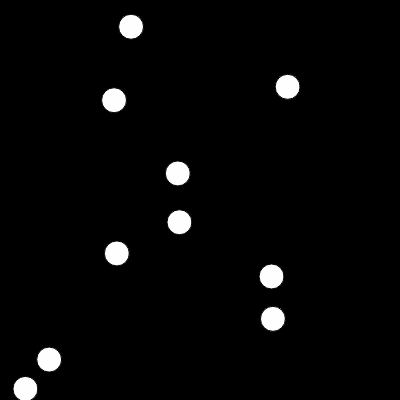
Frame 1 (no input)
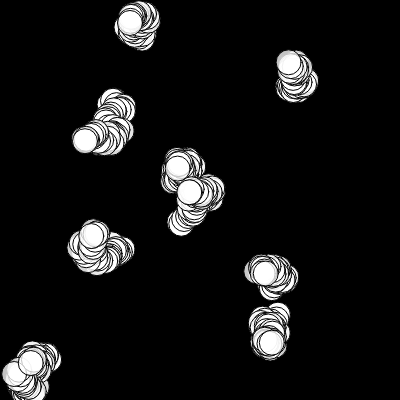
Frame 60 (no input)
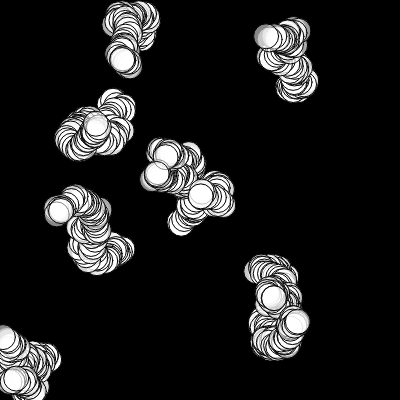
Frame 120 (the mouse pressed at the canvas centre since frame 60)

The p5.js sketch that drew these frames (run headless with seeded random() and noise() and a simulated clock; from frame 60 on, the mouse is pressed at the canvas centre):

// p5.js sketch
// ── sketch.js
var bubbles = [];


function setup() {
  createCanvas(400, 400);
  background(0);
   for (var i = 0; i < 10; i++) {
    bubbles[i] = new Bubble(random(0, width),random(0, height))
 }
}

function mousePressed(){
  bubbles.push(new Bubble(mouseX,mouseY))
}

// function mousePressed(){
//   for (var i = 0; i < bubbles.length; i++) {
//     var d = dist(mouseX,mouseY, bubbles[i].x,bubbles[i].y)
//     if (d<bubbles[i].size/2){
//       bubbles[i].clicked();
//     }
//   }
// }

function draw() {
  //frameRate(3)
  for (var i = bubbles.length - 1; i >= 0; i--) {
    bubbles[i].move();
    bubbles[i].display();
    if (bubbles[i].isFinished()){
      bubbles.splice(i,1)
    }
  }
  if(bubbles.length >50){
    bubbles.splice(0,1)
  }
  print(bubbles.length)
  
}

// ── bubble.js
function Bubble(x,y) {
  this.x = x, //random(0, width),
  this.y = y, //random(0, height),
  this.size = 25
  this.lifespan = 255
  this.fcolor= [random(255),random(255),random(255)]
  this.display= function() {
        //fill(this.fcolor,this.lifespan)
        fill(255,this.lifespan)
        // noStroke()
        strokeWeight(1)
        //noFill();
        ellipse(this.x, this.y, this.size,this.size);
      },
  this.move= function() {
        this.x = this.x + random(-5, 5);
        this.y = this.y + random(-5, 5);
        this.lifespan--
      },
      
  this.clicked = function() {
    this.fcolor = [random(255),random(255),random(255)]
  }
  
  this.isFinished = function(){
    if(this.lifespan<0){
      return true
    } else {
      return false
    }
  }
    }
